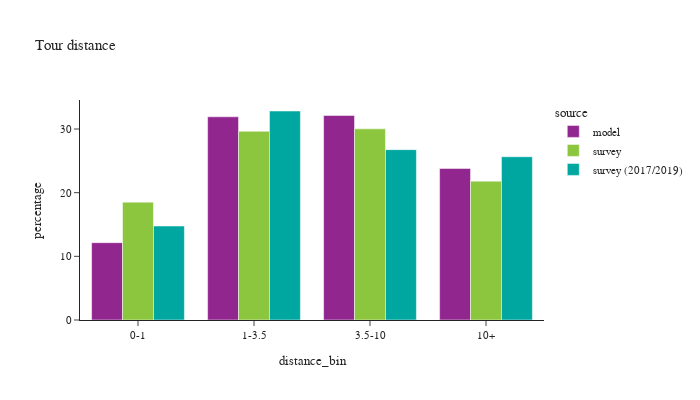

Write notebook code for a chart like this one.
### Code cell
def plot_bins(df:pd.DataFrame, filter=None, title_name=None):

    if filter is not None:
        df = df.loc[filter]
    df_plot = df.loc[(df['distance_bin'] != float('nan'))].groupby(['source','distance_bin'])['toexpfac'].sum().reset_index()

    df_plot['percentage'] = df_plot.groupby(['source'], group_keys=False)['toexpfac']. \
        apply(lambda x: 100 * x / float(x.sum()))

    df_plot_ct = df.loc[(df['distance_bin'] != float('nan'))].groupby(['source','distance_bin'])['toexpfac'].count().reset_index().rename(columns={'toexpfac':'sample count'})

    df_plot = df_plot.merge(df_plot_ct, on=['source','distance_bin'])

    if title_name:
        chart_title = "Tour distance by purpose: "+title_name
    else:
        chart_title = "Tour distance"

    fig = px.bar(df_plot, x="distance_bin", y="percentage", color="source",barmode="group",
                facet_col_wrap=2, hover_data=['sample count'],
                title=chart_title)
    fig.for_each_annotation(lambda a: a.update(text = a.text.split("=")[-1]))
    fig.update_layout(height=400, width=700, font=dict(size=11))
    fig.show()

plot_bins(tour)

### Figure 1 — Plotly figure (JSON) as saved in the notebook; plotly's stock layout.template omitted (floating-point values rounded to 4 significant figures)
{"data": [{"alignmentgroup": "True", "customdata": [[678900], [1783887], [1795498], [1330526]], "hovertemplate": "source=model<br>distance_bin=%{x}<br>percentage=%{y}<br>sample count=%{customdata[0]}<extra></extra>", "legendgroup": "model", "marker": {"color": "#91268F", "pattern": {"shape": ""}}, "name": "model", "offsetgroup": "model", "orientation": "v", "showlegend": true, "textposition": "auto", "type": "bar", "x": ["0-1", "1-3.5", "3.5-10", "10+"], "xaxis": "x", "y": [12.15, 31.92, 32.13, 23.81], "yaxis": "y"}, {"alignmentgroup": "True", "customdata": [[2492], [3079], [2655], [1637]], "hovertemplate": "source=survey<br>distance_bin=%{x}<br>percentage=%{y}<br>sample count=%{customdata[0]}<extra></extra>", "legendgroup": "survey", "marker": {"color": "#8CC63E", "pattern": {"shape": ""}}, "name": "survey", "offsetgroup": "survey", "orientation": "v", "showlegend": true, "textposition": "auto", "type": "bar", "x": ["0-1", "1-3.5", "3.5-10", "10+"], "xaxis": "x", "y": [18.51, 29.65, 30.02, 21.81], "yaxis": "y"}, {"alignmentgroup": "True", "customdata": [[5473], [7281], [6012], [3799]], "hovertemplate": "source=survey (2017/2019)<br>distance_bin=%{x}<br>percentage=%{y}<br>sample count=%{customdata[0]}<extra></extra>", "legendgroup": "survey (2017/2019)", "marker": {"color": "#00A7A0", "pattern": {"shape": ""}}, "name": "survey (2017/2019)", "offsetgroup": "survey (2017/2019)", "orientation": "v", "showlegend": true, "textposition": "auto", "type": "bar", "x": ["0-1", "1-3.5", "3.5-10", "10+"], "xaxis": "x", "y": [14.77, 32.83, 26.76, 25.64], "yaxis": "y"}], "layout": {"barmode": "group", "font": {"size": 11}, "height": 400, "legend": {"title": {"text": "source"}, "tracegroupgap": 0}, "title": {"text": "Tour distance"}, "width": 700, "xaxis": {"anchor": "y", "domain": [0.0, 1.0], "title": {"text": "distance_bin"}}, "yaxis": {"anchor": "x", "domain": [0.0, 1.0], "title": {"text": "percentage"}}}}
